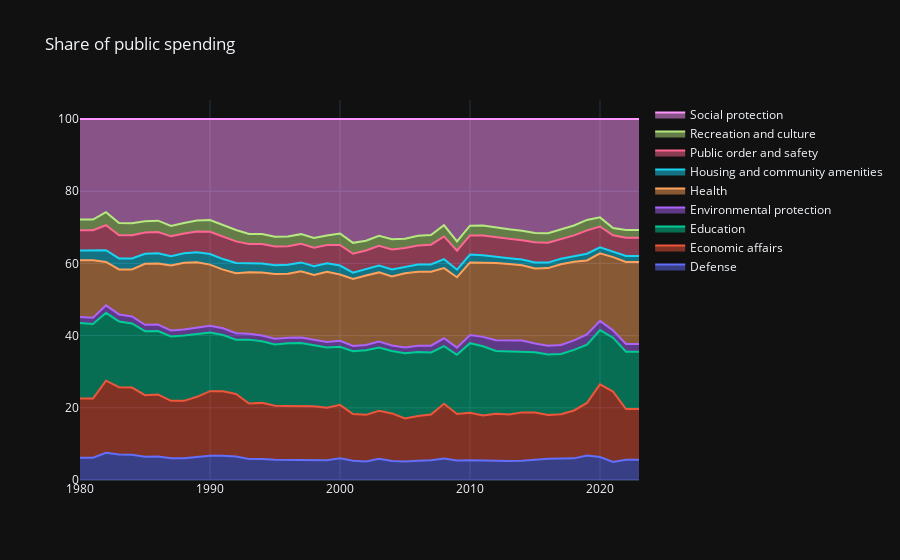

This figure's notebook cell:
### Code cell
fig = go.Figure()

for _, group in a.groupby('shortname'):

    if len(group['variable'].unique()) > 1:
        group = group[group['variable'] == group['variable'].unique()[0]]

    name = group['shortname'].unique()[0]
    fig.add_trace(
        go.Scatter(
            x=group['year'],
            y=group['value'],
            name=name,
            mode='lines',
            stackgroup='one',
            groupnorm='percent'
        )
    )

fig.update_layout(
    title='Share of public spending'
)

fig.show()
